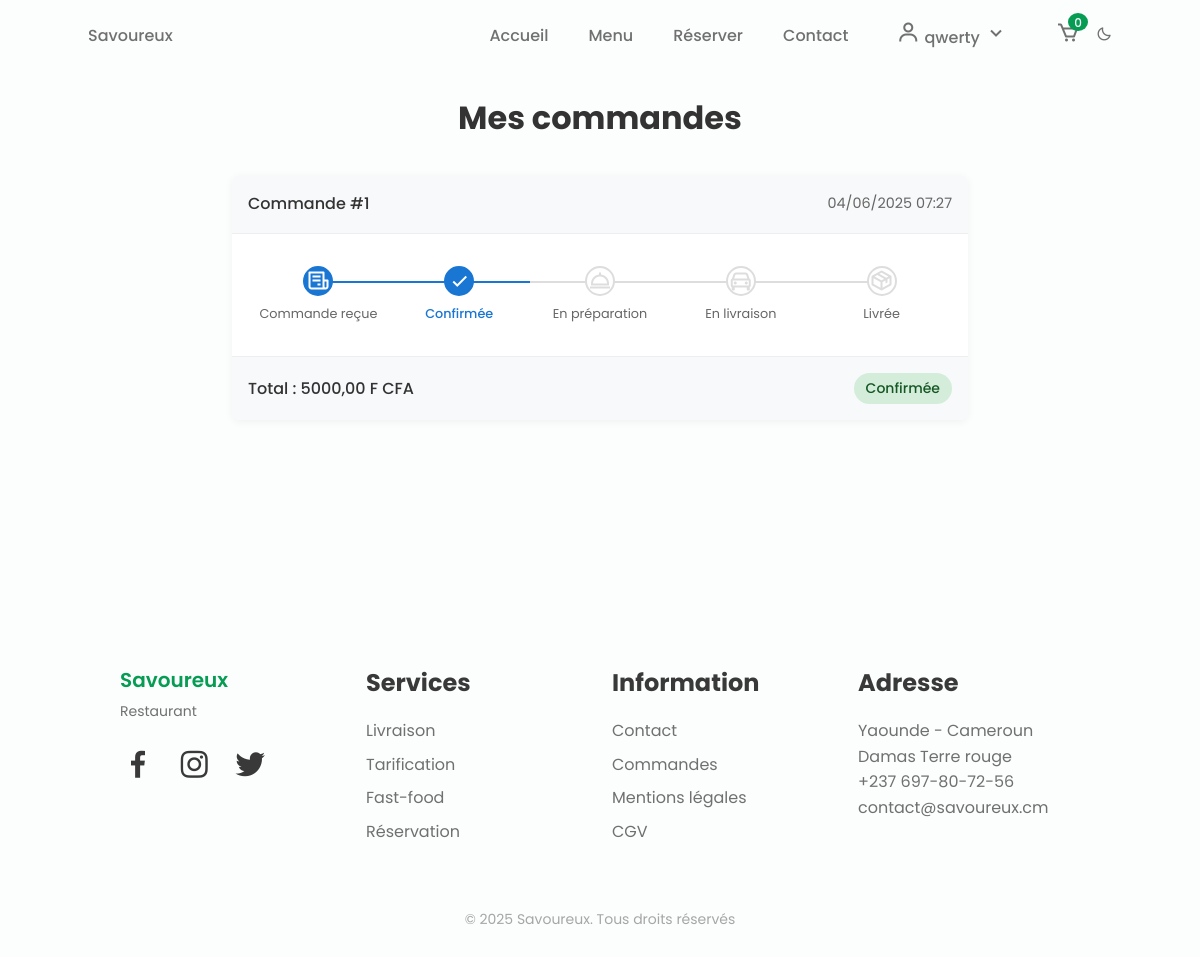
The app's page /my-orders/ (signed in) with its own data.
### ecomm/models.py (models this page shows, shortened)
class Cart(models.Model):
    user = models.OneToOneField(User, on_delete=models.CASCADE)
    created_at = models.DateTimeField(auto_now_add=True)
    updated_at = models.DateTimeField(auto_now=True)
    def get_total_items(self):
        return self.cartitem_set.aggregate(total_items=models.Sum('quantity'))['total_items'] or 0

class Order(models.Model):
    STATUS_CHOICES = [
        ('pending', 'En attente'),
        ('confirmed', 'Confirmée'),
        ('preparing', 'En préparation'),
        ('ready', 'Prête'),
        ('delivered', 'Livrée'),
        ('cancelled', 'Annulée'),
    ]
    user = models.ForeignKey(User, on_delete=models.CASCADE)
    status = models.CharField(max_length=20, choices=STATUS_CHOICES, default='pending')
    total_amount = models.DecimalField(max_digits=10, decimal_places=2)
    delivery_address = models.TextField(blank=True)
    phone_number = models.CharField(max_length=20)
    created_at = models.DateTimeField(auto_now_add=True)
    updated_at = models.DateTimeField(auto_now=True)

### ecomm/views.py (the view)
# urls.py: path('my-orders/', views.my_orders, name='my_orders'),
@login_required
def my_orders(request):
    orders = Order.objects.filter(user=request.user).order_by('-created_at')
    return render(request, 'my_orders.html', {'orders': orders})

### ecomm/templates/my_orders.html (shortened to what this page needs)
{% extends 'base.html' %}
{% load static %}
{% block content %}
<div class="orders-container">
    <h1 class="page-title">Mes commandes</h1>
    {% if orders %}
        {% for order in orders %}
        <div class="order-card">
            <div class="order-header">
                <span class="order-id">Commande #{{ order.id }}</span>
                <span class="order-date">{{ order.created_at|date:"d/m/Y H:i" }}</span>
            </div>
            <div class="order-body">
                <div class="order-progress">
                    <div class="progress-step {% if order.status in 'pending,confirmed,preparing,delivering,delivered' %}completed{% endif %} {% if order.status == 'pending' %}active{% endif %}">
                        <div class="progress-marker">
                            <i class='bx bx-receipt'></i>
                        </div>
                        <div class="progress-text">Commande reçue</div>
                    </div>
                    <div class="progress-step {% if order.status in 'confirmed,preparing,delivering,delivered' %}completed{% endif %} {% if order.status == 'confirmed' %}active{% endif %}">
                        <div class="progress-marker">
                            <i class='bx bx-check'></i>
                        </div>
                        <div class="progress-text">Confirmée</div>
                    </div>
                    <div class="progress-step {% if order.status in 'preparing,delivering,delivered' %}completed{% endif %} {% if order.status == 'preparing' %}active{% endif %}">
                        <div class="progress-marker">
                            <i class='bx bx-dish'></i>
                        </div>
                        <div class="progress-text">En préparation</div>
                    </div>
                    <div class="progress-step {% if order.status in 'delivering,delivered' %}completed{% endif %} {% if order.status == 'delivering' %}active{% endif %}">
                        <div class="progress-marker">
                            <i class='bx bx-car'></i>
                        </div>
                        <div class="progress-text">En livraison</div>
                    </div>
                    <div class="progress-step {% if order.status == 'delivered' %}completed active{% endif %}">
                        <div class="progress-marker">
                            <i class='bx bx-package'></i>
                        </div>
                        <div class="progress-text">Livrée</div>
                    </div>
                </div>
            </div>
            <div class="order-footer">
                <div class="order-total">
                    Total : {{ order.total_amount }} F CFA
                </div>
                <div class="order-status">
                    <span class="status-badge status-{{ order.status }}">
                        {{ order.get_status_display }}
                    </span>
                </div>
            </div>
        </div>
        {% endfor %}
    {% endif %}
</div>
{% endblock %}

### ecomm/templates/base.html (shortened to what this page needs)
{% load static %}
<!DOCTYPE html>
<html lang="fr">
<head>
    <link href='https://cdn.jsdelivr.net/npm/boxicons@2.0.5/css/boxicons.min.css' rel='stylesheet'>
    <link rel="stylesheet" href="{% static 'css/styles.css' %}">
</head>
<body>
    <header class="l-header" id="header">
        <nav class="nav bd-container">
            <a href="{% url 'index' %}" class="nav__logo">Savoureux</a>
            <div class="nav__menu" id="nav-menu">
                <ul class="nav__list">
                    <li class="nav__item"><a href="{% url 'index' %}" class="nav__link {% if request.resolver_match.url_name == 'index' %}active{% endif %}">Accueil</a></li>
                    <li class="nav__item"><a href="{% url 'menu' %}" class="nav__link {% if request.resolver_match.url_name == 'menu' %}active{% endif %}">Menu</a></li>
                    <li class="nav__item"><a href="{% url 'make_reservation' %}" class="nav__link {% if request.resolver_match.url_name == 'make_reservation' %}active{% endif %}">Réserver</a></li>
                    <li class="nav__item"><a href="{% url 'contact' %}" class="nav__link {% if request.resolver_match.url_name == 'contact' %}active{% endif %}">Contact</a></li>
                    {% if user.is_authenticated %}
                        <li class="nav__item user-dropdown">
                            <a href="#" class="nav__link user-dropdown-toggle">
                                <i class='bx bx-user'></i>
                                {{ user.username }}
                                <i class='bx bx-chevron-down'></i>
                            </a>
                        </li>
                        <li class="nav__item">
                            <a href="{% url 'panier' %}" class="nav__link nav__cart">
                                <i class='bx bx-cart'></i>
                                <span class="cart-count">{{ request.user.cart.get_total_items }}</span>
                            </a>
                        </li>
                    {% else %}
                        <li class="nav__item"><a href="{% url 'login' %}" class="nav__link">Connexion</a></li>
                        <li class="nav__item"><a href="{% url 'register' %}" class="nav__link">Inscription</a></li>
                    {% endif %}
                    <li><i class='bx bx-moon change-theme' id="theme-button"></i></li>
                </ul>
            </div>
        </nav>
    </header>
    <main class="l-main">
        {% block content %}
        {% endblock %}
    </main>
    <footer class="footer section bd-container">
        <div class="footer__container bd-grid">
            <div class="footer__content">
                <a href="#" class="footer__logo">Savoureux</a>
                <span class="footer__description">Restaurant</span>
                <div>
                    <a href="#" class="footer__social"><i class='bx bxl-facebook'></i></a>
                    <a href="#" class="footer__social"><i class='bx bxl-instagram'></i></a>
                    <a href="#" class="footer__social"><i class='bx bxl-twitter'></i></a>
                </div>
            </div>
            <div class="footer__content">
                <h3 class="footer__title">Services</h3>
                <ul>
                    <li><a href="#" class="footer__link">Livraison</a></li>
                    <li><a href="#" class="footer__link">Tarification</a></li>
                    <li><a href="#" class="footer__link">Fast-food</a></li>
                    <li><a href="#" class="footer__link">Réservation</a></li>
                </ul>
            </div>
            <div class="footer__content">
                <h3 class="footer__title">Information</h3>
                <ul>
                    <li><a href="{% url 'contact' %}" class="footer__link">Contact</a></li>
                    <li><a href="{% url 'my_orders' %}" class="footer__link">Commandes</a></li>
                    <li><a href="#" class="footer__link">Mentions légales</a></li>
                    <li><a href="#" class="footer__link">CGV</a></li>
                </ul>
            </div>
            <div class="footer__content">
                <h3 class="footer__title">Adresse</h3>
                <ul>
                    <li>Yaounde  - Cameroun</li>
                    <li>Damas Terre rouge</li>
                    <li>+237 697-80-72-56</li>
                    <li>contact@savoureux.cm</li>
                </ul>
            </div>
        </div>
        <p class="footer__copy">&#169; 2025 Savoureux. Tous droits réservés</p>
    </footer>
</body>
</html>

### ecomm/static/css/styles.css (style rules this page uses)
:root { --header-height: 3rem; --first-color: #069C54; --first-color-alt: #048654; --title-color: #393939; --text-color: #707070; --text-color-light: #A6A6A6; --body-color: #FBFEFD; --container-color: #FFFFFF; --body-font: 'Poppins', sans-serif; --biggest-font-size: 2.25rem; --h1-font-size: 1.5rem; --h2-font-size: 1.25rem; --h3-font-size: 1rem; --normal-font-size: .938rem; --small-font-size: .813rem; --smaller-font-size: .75rem; --font-medium: 500; --font-semi-bold: 600; --mb-1: .5rem; --mb-2: 1rem; --mb-3: 1.5rem; --mb-4: 2rem; --mb-5: 2.5rem; --mb-6: 3rem; --z-tooltip: 10; --z-fixed: 100; }
@media screen and (min-width: 768px) { :root { --biggest-font-size: 4rem; --h1-font-size: 2.25rem; --h2-font-size: 1.5rem; --h3-font-size: 1.25rem; --normal-font-size: 1rem; --small-font-size: .875rem; --smaller-font-size: .813rem; } }
*,::before,::after { box-sizing: border-box; }
html { scroll-behavior: smooth; }
.bx { font-size: 1.5em; }
.change-theme { position: absolute; right: 1rem; top: 1.8rem; color: var(--text-color); font-size: 1rem; cursor: pointer; }
body { margin: var(--header-height) 0 0 0; font-family: var(--body-font); font-size: var(--normal-font-size); background-color: var(--body-color); color: var(--text-color); line-height: 1.6; }
h1,h2,h3,p,ul { margin: 0; }
ul { padding: 0; list-style: none; }
a { text-decoration: none; }
.section { padding: 4rem 0 2rem; }
.bd-container { max-width: 960px; width: calc(100% - 2rem); margin-left: var(--mb-2); margin-right: var(--mb-2); }
.bd-grid { display: grid; gap: 1.5rem; }
.l-header { width: 100%; position: fixed; top: 0; left: 0; z-index: var(--z-fixed); background-color: var(--body-color); }
.nav { max-width: 1024px; height: var(--header-height); display: flex; justify-content: space-between; align-items: center; }
.nav__item { margin-bottom: var(--mb-2); }
.nav__link, .nav__logo, .nav__toggle { color: var(--text-color); font-weight: var(--font-medium); }
.nav__link { transition: .3s; }
.footer__container { grid-template-columns: repeat(auto-fit, minmax(220px, 1fr)); row-gap: 2rem; }
.footer__logo { font-size: var(--h3-font-size); color: var(--first-color); font-weight: var(--font-semi-bold); }
.footer__description { display: block; font-size: var(--small-font-size); margin: .25rem 0 var(--mb-3); }
.footer__social { font-size: 1.5rem; color: var(--title-color); margin-right: var(--mb-2); }
.footer__title { font-size: var(--h2-font-size); color: var(--title-color); margin-bottom: var(--mb-2); }
.footer__link { display: inline-block; color: var(--text-color); margin-bottom: var(--mb-1); }
.footer__copy { text-align: center; font-size: var(--small-font-size); color: var(--text-color-light); margin-top: 3.5rem; }
@media screen and (min-width: 768px) { body { margin: 0; } }
@media screen and (min-width: 768px) { .section { padding-top: 8rem; } }
@media screen and (min-width: 768px) { .nav { height: calc(var(--header-height) + 1.5rem); } }
@media screen and (min-width: 768px) { .nav__list { display: flex; align-items: center; } }
@media screen and (min-width: 768px) { .nav__item { margin-left: var(--mb-5); margin-bottom: 0; } }
@media screen and (min-width: 768px) { .change-theme { position: initial; margin-left: var(--mb-2); } }
@media screen and (min-width: 960px) { .bd-container { margin-left: auto; margin-right: auto; } }

### ecomm/templates/base.html (style rules this page uses)
.user-dropdown { position: relative; display: inline-block; }
.user-dropdown-toggle { cursor: pointer; padding: 0.5rem; border-radius: 0.5rem; transition: all 0.3s ease; }
.nav__cart { position: relative; display: inline-flex; align-items: center; }
.cart-count { position: absolute; top: -8px; right: -8px; background-color: var(--first-color); color: var(--body-color); font-size: 0.75rem; padding: 2px 6px; border-radius: 50%; min-width: 18px; height: 18px; display: flex; align-items: center; justify-content: center; }

### records on screen
Order: id "1", created_at "04/06/2025 07:27", total_amount "5000,00", status "Confirmée"

### other values on screen
{{ user.username }} "qwerty"
{{ request.user.cart.get_total_items }} "0"
